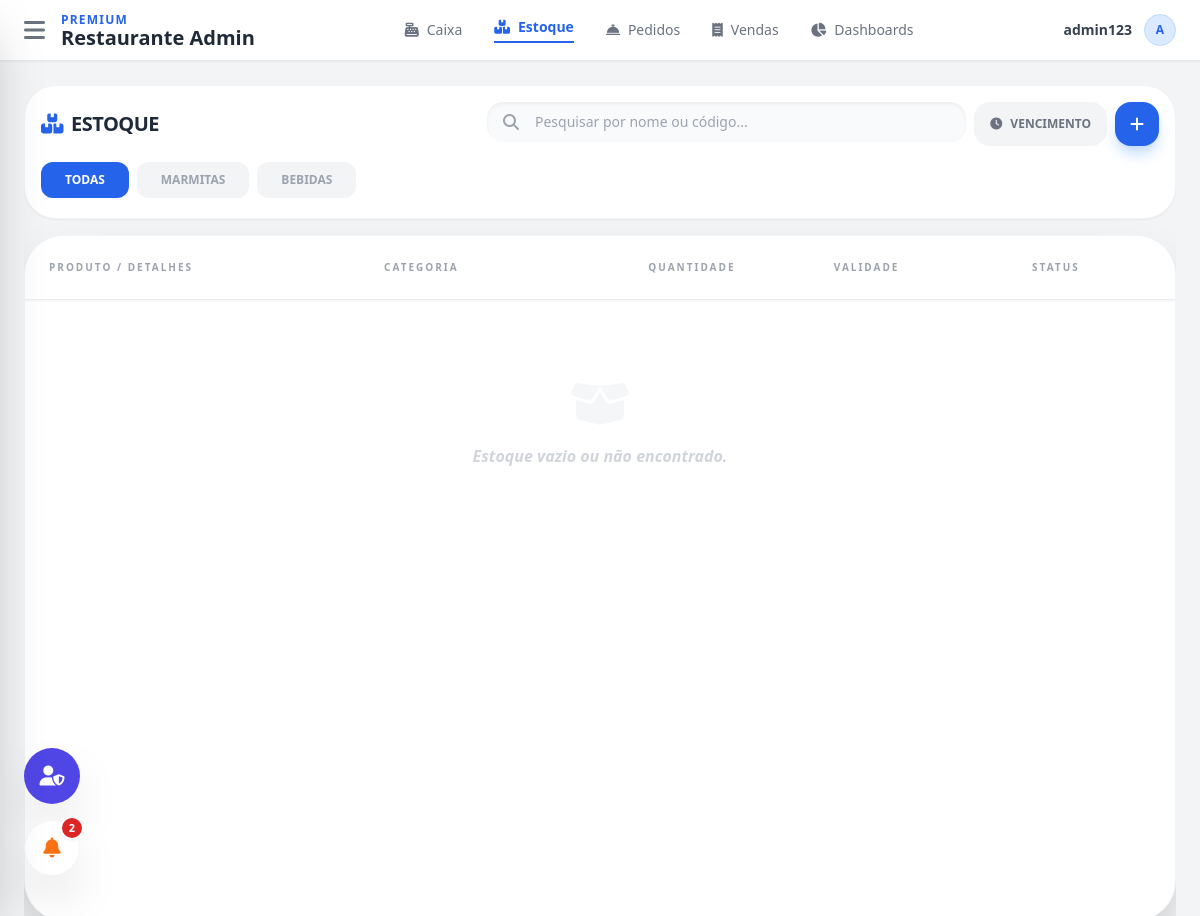
Before: /estoque/ (signed in) with the older database file.
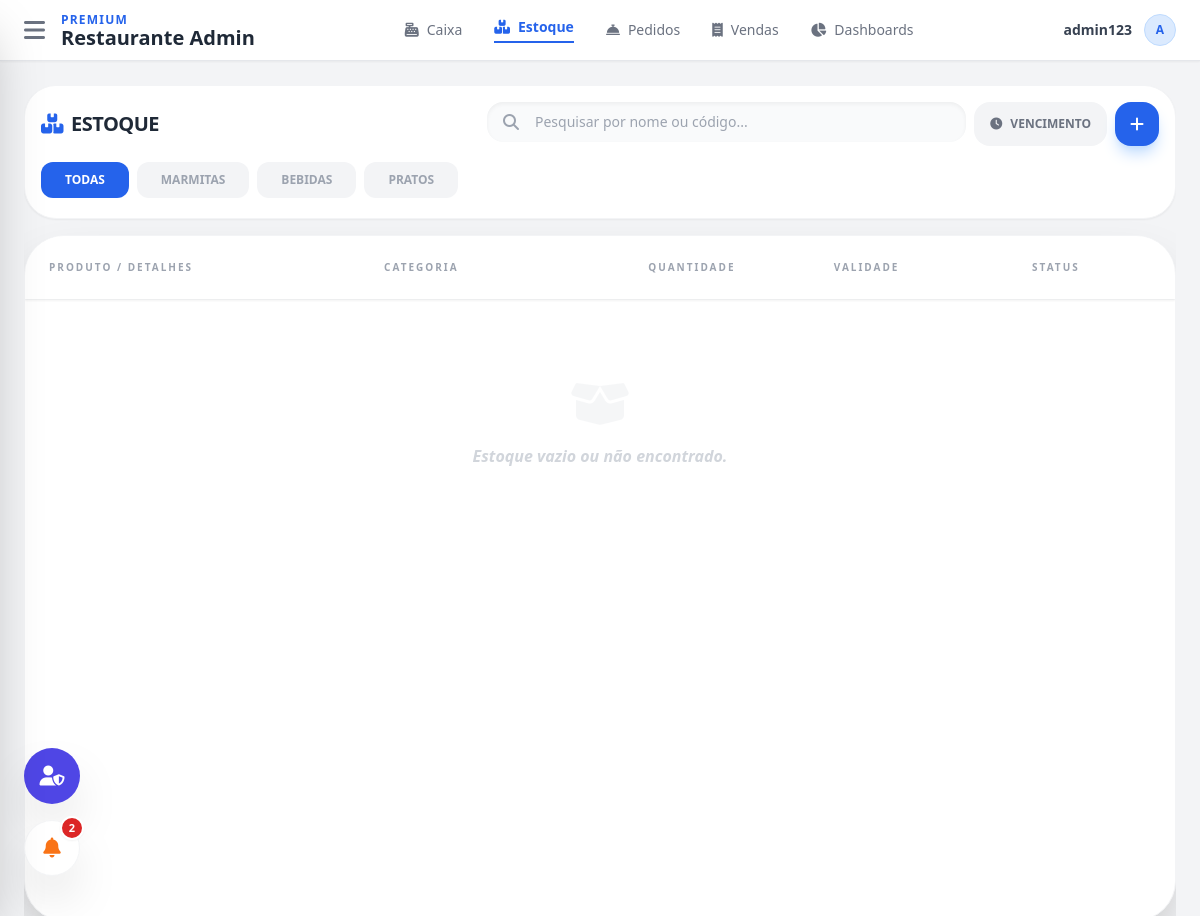
After: the same page with the newer database file.
### core/models.py (models this page shows, shortened)
class Prime(models.Model):
    ativo = models.BooleanField(default=True)
    criacao = models.DateTimeField(auto_now_add=True, null=True)
    atualizado = models.DateTimeField(auto_now=True, null=True)
    class Meta:
        abstract = True

class CategoriaProdutos(Prime):
    imagem_categoria = models.ImageField(upload_to='imagens_categorias/')
    nome_categoria = models.CharField(max_length=150)
    class Meta:
        verbose_name = "Categoria de Produto"
        verbose_name_plural = "Categorias de Produto"

### core/views.py (the view)
# urls.py: path('estoque/', EstoqueView.as_view(), name='estoque'),
class EstoqueView(LoginRequiredMixin, View):
    login_url = "login"
    def get(self, request):
        estoque = EstoqueProdutos.objects.select_related(
            'produtos',
            'produtos__categoria'
        ).all()
        categorias = CategoriaProdutos.objects.all()
        return render(request, 'estoque.html', {
            'estoque': estoque,
            'categorias': categorias
        })

### core/context_processors.py (called while the page is built)
def global_context(request):
    count = Pedidos.objects.filter(total__gt=0).count() # Ajuste seu filtro aqui
    return {
        'pedidos_pendentes_count': count
    }

### core/templates/estoque.html (shortened to what the changed rows need)
{% extends 'base.html' %}
{% block content %}
<div class="flex flex-col h-[calc(100vh-80px)] gap-4 overflow-hidden relative">
    <div class="bg-white p-4 rounded-[2rem] shadow-sm border border-gray-100">
        <div class="flex flex-col md:flex-row md:items-center justify-between gap-4 mb-4">
            <h1 class="text-xl font-black text-gray-800 uppercase tracking-tight flex items-center gap-2">
                <i class="fas fa-boxes text-blue-600"></i> Estoque
            </h1>
        </div>
        <div class="flex gap-2 overflow-x-auto pb-1 no-scrollbar">
            <button onclick="filterCategoria('all', this)"
                class="categoria-btn active px-6 py-2.5 rounded-xl text-xs font-black whitespace-nowrap transition-all">
                TODAS
            </button>
            {% for categoria in categorias %}
            <button onclick="filterCategoria('{{ categoria.id }}', this)"
                class="categoria-btn bg-gray-100 text-gray-400 px-6 py-2.5 rounded-xl text-xs font-black whitespace-nowrap hover:bg-gray-200 transition-all">
                {{ categoria.nome_categoria|upper }}
            </button>
            {% endfor %}
        </div>
    </div>
    <div class="flex-1 bg-white rounded-[2.5rem] shadow-2xl border border-gray-100 overflow-hidden flex flex-col">
        <div class="overflow-y-auto flex-1 custom-scrollbar">
            <table class="w-full text-left border-collapse">
                <thead class="sticky top-0 bg-white z-10 shadow-sm">
                    <tr class="text-[10px] font-black text-gray-400 uppercase tracking-[0.2em] border-b border-gray-50">
                        <th class="p-6">Produto / Detalhes</th>
                        <th class="p-6">Categoria</th>
                        <th class="p-6 text-center">Quantidade</th>
                        <th class="p-6">Validade</th>
                        <th class="p-6">Status</th>
                    </tr>
                </thead>
            </table>
        </div>
    </div>
</div>
{% endblock %}

Changed rows visible on the page:
added CategoriaProdutos: nome_categoria "PRATOS"
